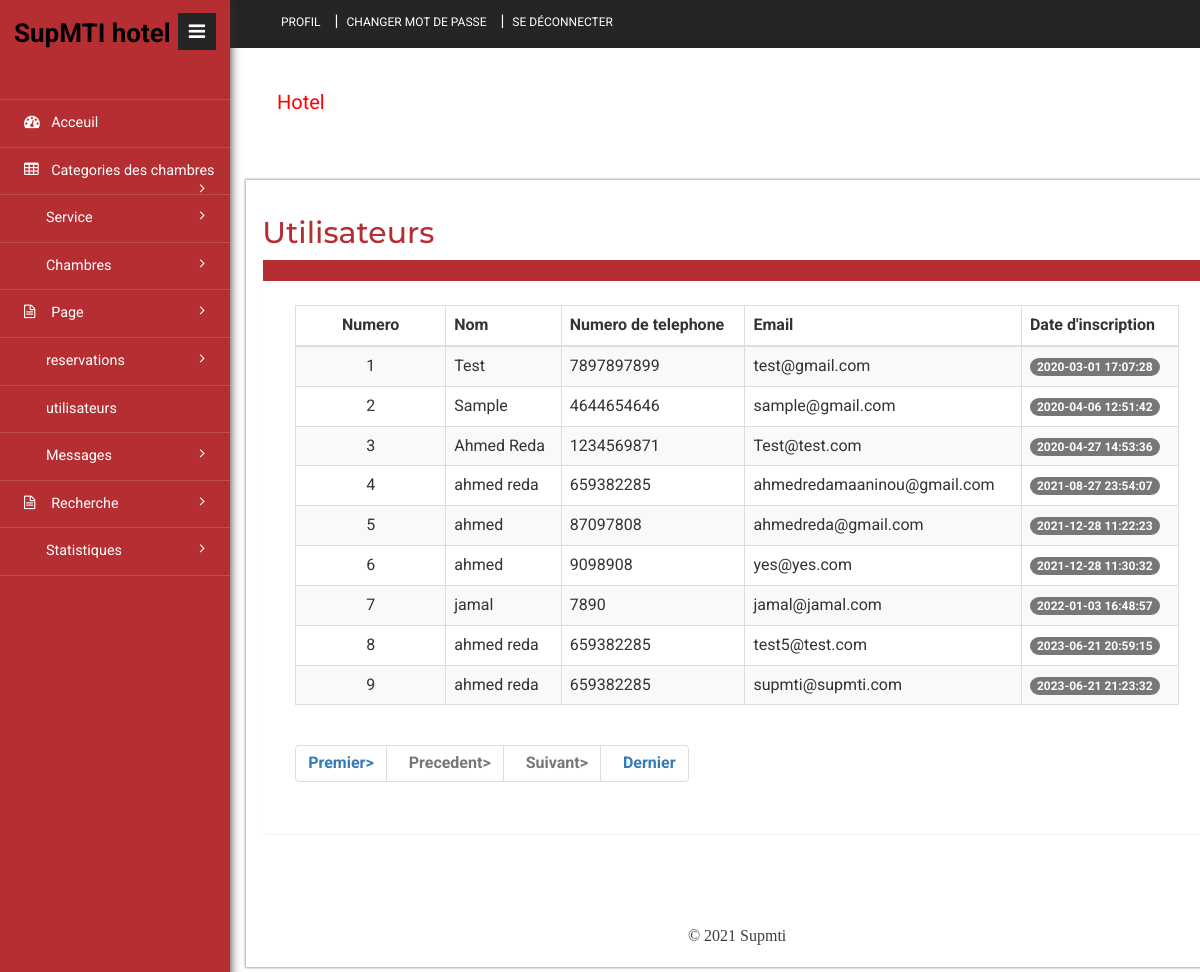
Screenshot of /supmti/admin/reg-users.php (signed in) with the database file from the repository.
### tables this page shows
CREATE TABLE `tbluser` (
  `ID` int(10) NOT NULL,
  `FullName` varchar(200) DEFAULT NULL,
  `MobileNumber` bigint(10) DEFAULT NULL,
  `Email` varchar(120) DEFAULT NULL,
  `Password` varchar(120) DEFAULT NULL,
  `RegDate` timestamp NULL DEFAULT current_timestamp()
);

### supmti/admin/reg-users.php (the view, shortened to what this page needs)
<?php
include('includes/dbconnection.php');
if (strlen($_SESSION['hbmsaid']==0)) {
  header('location:logout.php');
  } else{
?>
<!DOCTYPE HTML>
<html>
<head>
<link href="css/bootstrap.min.css" rel='stylesheet' type='text/css' />
<link href="css/style.css" rel='stylesheet' type='text/css' />
<link href="css/font-awesome.css" rel="stylesheet">
<link rel="stylesheet" href="css/icon-font.min.css" type='text/css' />
</head>
<body>
   <div class="page-container">
	<div class="left-content">
	   <div class="inner-content">
			<?php include_once('includes/header.php');?>
			<div class="content">
<div class="women_main">
	<div class="grids">
					<div class="progressbar-heading grids-heading">
						<h2>Utilisateurs</h2>
					</div>
					<div class="panel panel-widget forms-panel">
						<div class="forms">
							<div class="form-grids widget-shadow" data-example-id="basic-forms">
								<div class="form-title">
								</div>
								<div class="form-body">
									     <table class="table table-bordered table-striped table-vcenter js-dataTable-full-pagination">
                                <thead>
                                    <tr>
                                        <th class="text-center">Numero</th>
                                        <th>Nom</th>
                                        <th class="d-none d-sm-table-cell">Numero de telephone</th>
                                        <th class="d-none d-sm-table-cell">Email</th>
                                        <th class="d-none d-sm-table-cell">Date d'inscription</th>
                                       </tr>
                                </thead>
                                <tbody>
                                    <?php
                                    if (isset($_GET['pageno'])) {
            $pageno = $_GET['pageno'];
        } else {
            $pageno = 1;
        }
        $no_of_records_per_page = 10;
        $offset = ($pageno-1) * $no_of_records_per_page;
       $ret = "SELECT ID FROM tbluser";
$query1 = $dbh -> prepare($ret);
$query1->execute();
$total_rows=$query1->rowCount();
$total_pages = ceil($total_rows / $no_of_records_per_page);
$sql="SELECT * from tbluser LIMIT $offset, $no_of_records_per_page";
$query = $dbh -> prepare($sql);
$query->execute();
$results=$query->fetchAll(PDO::FETCH_OBJ);
$cnt=1;
if($query->rowCount() > 0)
{
foreach($results as $row)
{               ?>
                                    <tr>
                                        <td class="text-center"><?php echo htmlentities($cnt);?></td>
                                        <td class="font-w600"><?php  echo htmlentities($row->FullName);?></td>
                                        <td class="d-none d-sm-table-cell"><?php  echo htmlentities($row->MobileNumber);?></td>
                                        <td class="d-none d-sm-table-cell"><?php  echo htmlentities($row->Email);?></td>
                                        <td class="d-none d-sm-table-cell">
                                            <span class="badge badge-primary"><?php  echo htmlentities($row->RegDate);?></span>
                                        </td>
                                    </tr>
                                    <?php $cnt=$cnt+1;}} ?>
                                </tbody>
                            </table>
<div align="left">
    <ul class="pagination" >
        <li><a href="?pageno=1"><strong>Premier></strong></a></li>
        <li class="<?php if($pageno <= 1){ echo 'disabled'; } ?>">
            <a href="<?php if($pageno <= 1){ echo '#'; } else { echo "?pageno=".($pageno - 1); } ?>"><strong style="padding-left: 10px">Precedent></strong></a>
        </li>
        <li class="<?php if($pageno >= $total_pages){ echo 'disabled'; } ?>">
            <a href="<?php if($pageno >= $total_pages){ echo '#'; } else { echo "?pageno=".($pageno + 1); } ?>"><strong style="padding-left: 10px">Suivant></strong></a>
        </li>
        <li><a href="?pageno=<?php echo $total_pages; ?>"><strong style="padding-left: 10px">Dernier</strong></a></li>
    </ul>
</div>
								</div>
							</div>
						</div>
					</div>
				</div>
<?php include_once('includes/footer.php');?>
</div>
</div>
		</div>
</div>
			<?php include_once('includes/sidebar.php');?>
							</div>
</body>
</html><?php }  ?>

### rows the page displays
tbluser: FullName "Test", MobileNumber "7897897899", Email "test@gmail.com", RegDate "2020-03-01 17:07:28"
tbluser: FullName "Sample", MobileNumber "4644654646", Email "sample@gmail.com", RegDate "2020-04-06 12:51:42"
tbluser: FullName "Ahmed Reda", MobileNumber "1234569871", Email "Test@test.com", RegDate "2020-04-27 14:53:36"
tbluser: FullName "ahmed reda", MobileNumber "659382285", Email "ahmedredamaaninou@gmail.com", RegDate "2021-08-27 23:54:07"
tbluser: FullName "ahmed", MobileNumber "87097808", Email "ahmedreda@gmail.com", RegDate "2021-12-28 11:22:23"
tbluser: FullName "ahmed", MobileNumber "9098908", Email "yes@yes.com", RegDate "2021-12-28 11:30:32"
tbluser: FullName "jamal", MobileNumber "7890", Email "jamal@jamal.com", RegDate "2022-01-03 16:48:57"
tbluser: FullName "ahmed reda", MobileNumber "659382285", Email "test5@test.com", RegDate "2023-06-21 20:59:15"
tbluser: FullName "ahmed reda", MobileNumber "659382285", Email "supmti@supmti.com", RegDate "2023-06-21 21:23:32"
